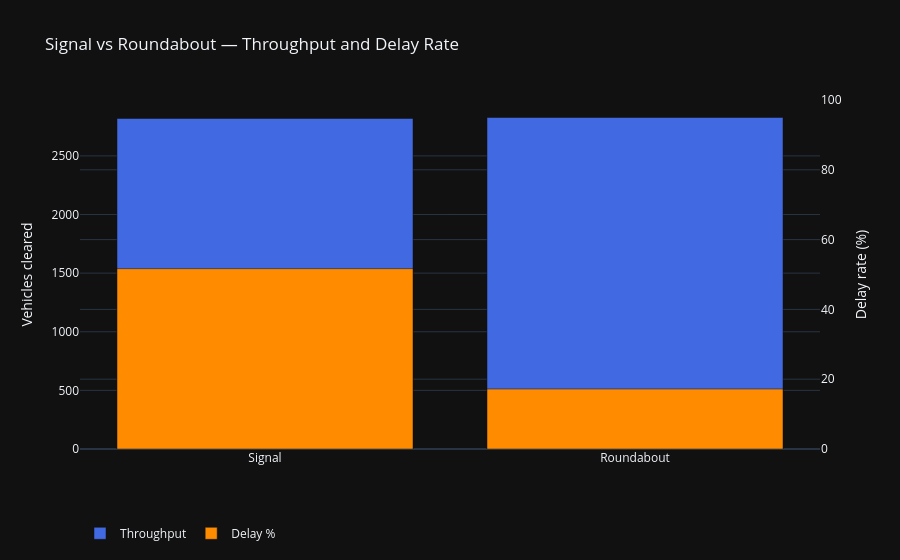

Source (notebook cell):
### Code cell
labels = list(results.keys())
fig_cmp = go.Figure()
fig_cmp.add_trace(go.Bar(
    x=labels, y=[results[k]['through']   for k in labels],
    name='Throughput', marker_color='royalblue',
))
fig_cmp.add_trace(go.Bar(
    x=labels, y=[results[k]['delay_pct'] for k in labels],
    name='Delay %', marker_color='darkorange', yaxis='y2',
))
fig_cmp.update_layout(
    title='Signal vs Roundabout — Throughput and Delay Rate',
    yaxis =dict(title='Vehicles cleared'),
    yaxis2=dict(title='Delay rate (%)', overlaying='y', side='right', range=[0, 100]),
    barmode='group',
    legend={'orientation': 'h', 'y': -0.2},
)
fig_cmp.show()
fig_cmp.write_image(str(IMG_DIR / 'scenario_signal_vs_roundabout.png'), width=800, height=500, scale=2)

### Figure 1 — Plotly figure (JSON) as saved in the notebook; plotly's stock layout.template omitted (floating-point values rounded to 4 significant figures)
{"data": [{"marker": {"color": "royalblue"}, "name": "Throughput", "type": "bar", "x": ["Signal", "Roundabout"], "y": [2819, 2828]}, {"marker": {"color": "darkorange"}, "name": "Delay %", "type": "bar", "x": ["Signal", "Roundabout"], "y": [51.67, 17.19], "yaxis": "y2"}], "layout": {"barmode": "group", "legend": {"orientation": "h", "y": -0.2}, "title": {"text": "Signal vs Roundabout — Throughput and Delay Rate"}, "yaxis": {"title": {"text": "Vehicles cleared"}}, "yaxis2": {"overlaying": "y", "range": [0, 100], "side": "right", "title": {"text": "Delay rate (%)"}}}}
